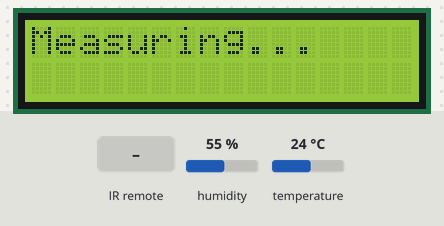
The sketch below on a simulated Arduino Uno, built with avr-gcc and run on an emulated ATmega328P. Parts: 16×2 character LCD. The test bench sets the inputs (shaded band); at power-on: humidity 55 %, temperature 24 °C. What the sketch prints to the serial monitor is not drawn.

Above: at 0.1 s.
3.3 s: infrared code 0xFFC23D received
At 5.2 s:
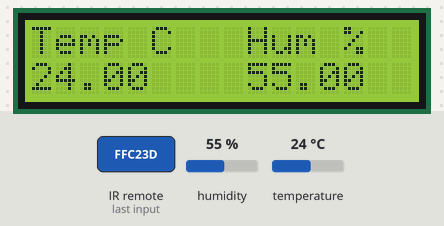
5.6 s: humidity set to 22 %
At 6.7 s:
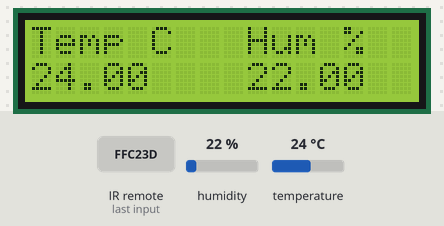
7.6 s: temperature set to 12 °C
At 9.4 s:
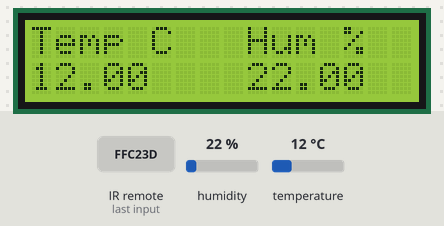
9.7 s: humidity set to 40 %
At 11.3 s:
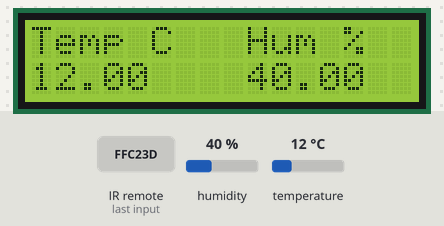
11.7 s: temperature set to 19 °C
At 13.0 s:
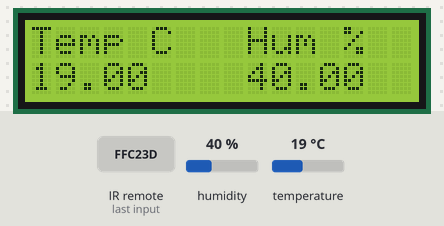
Timing chart, 0 to 14.7 s (numbered marks = the images above; inputs shaded):
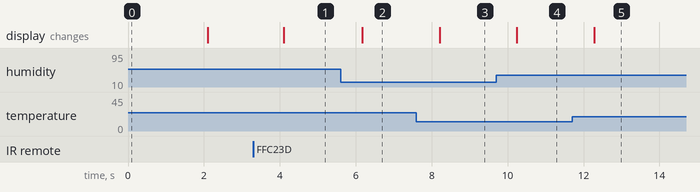

The sketch:

weathercatcher.ino
```cpp
#include <EEPROM.h>
#include <IRremote.h>
#include <LiquidCrystal.h>
#include <Adafruit_Sensor.h>
#include <DHT.h>
#include <DHT_U.h>


#define DHTPIN 7
#define DHTTYPE DHT11

DHT dht(DHTPIN, DHTTYPE);

const int rs = 12, en = 11, d4 = 5, d5 = 4, d6 = 3, d7 = 2;
LiquidCrystal lcd(rs, en, d4, d5, d6, d7);

int RECV_PIN = 10;
IRrecv irrecv(RECV_PIN);
decode_results results;

//int relayPin = 6; // Pin for Relay Control

int j = 0;

void setup() {
  // put your setup code here, to run once:

  Serial.begin(9600); //Set Serial Baud Rate

  Serial.println("Enabling IRin");
  irrecv.enableIRIn(); // Start the IR-receiver
  Serial.println("Enabled IRin");

  Serial.println("Humidity (%)\tTemperature (°C)");
  dht.begin(); //Configure Temp and Hum Sensor

  //pinMode(8, OUTPUT); //Configure Pin of Relay as Output


  lcd.begin(16, 2); //Configure LCD Display with 16 Columns and 2 Rows
  lcd.print("Measuring...");
  delay(2000);
  lcd.noDisplay();
}

void loop() {
  // put your main code here, to run repeatedly:

  float humidity = dht.readHumidity();
  float temperature = dht.readTemperature();
  lcd.clear();
  lcd.print("Temp C");
  lcd.setCursor(9, 0);
  lcd.print("Hum %");
  lcd.setCursor(0, 1);
  lcd.print(temperature);
  lcd.setCursor(9, 1);
  lcd.print(humidity);
  delay(1000);

  long i = 0;
  if (irrecv.decode(&results)) {   //irrecv.decode(&results) is 1 for pressed button, 0 for no button pressed
    i = long(results.value);
    if (i == 16761405) { //if "Play" is pressed the LCD is turned on
      lcd.display();
    }
    if (i != 16761405) { //any other key turns the LCD off again
      lcd.noDisplay();
    }
    //Serial.println("i:");
    //Serial.println(results.value);
    irrecv.resume();
  }

  Serial.print(humidity);
  Serial.print("\t\t");
  Serial.println(temperature);
  if (j == 900000) { // Every roughly 15 min the values are saved in EEPROM
    save(humidity, temperature);
    j = 0;
  }
  j++;
}

void save(float humidity, float temperature) { //Saves the value of humidity and temperature in EEPROM
  int i = 0;
  byte hum = byte(humidity);
  byte temp = byte(temperature);
  EEPROM.update(i, hum);
  i++;
  EEPROM.update(i,temp);
  i++;
  return;
}
```

Measured:
- after the input at 3.3 s, the display: changes after 0.80 s (image 1)
- after the input at 5.6 s, the display: changes after 0.57 s (image 2)
- after the input at 7.6 s, the display: changes after 0.61 s (image 3)
- after the input at 9.7 s, the display: changes after 0.54 s (image 4)
- after the input at 11.7 s, the display: changes after 0.58 s (image 5)
